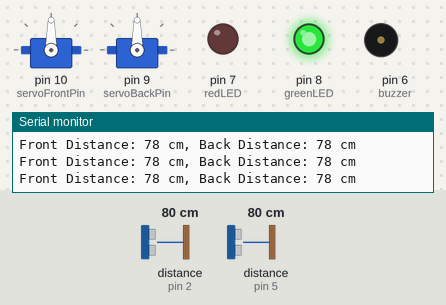
A sketch run on a simulated Arduino Uno, built with avr-gcc and run on an emulated ATmega328P. Shown: 2 × servo, output pins drawn as LEDs (lit = HIGH), buzzer (waves = sounding), the last lines printed to the serial monitor. Wiring (inferred from the names in the program): 2 × ultrasonic range finder: trigger pin 3, echo pin 2 / trigger pin 4, echo pin 5. Inputs (shaded band) come from the test bench; at power-on: distance to the obstacle (sensors on pin 2, pin 5) 80 cm. The echo pulse lasts 58.3 µs per cm; pins used as bus, display or sensor lines are not drawn.

Above: at 1.2 s.
1.3 s: distance to the obstacle (sensor on pin 2) set to 57 cm
4.3 s: distance to the obstacle (sensor on pin 2) set to 47 cm
At 5.2 s:
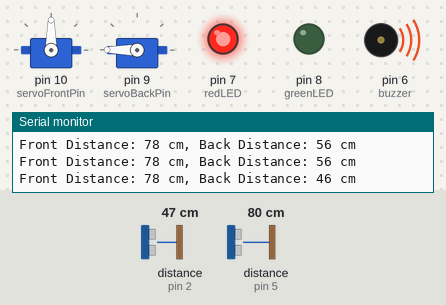
7.3 s: distance to the obstacle (sensor on pin 5) set to 57 cm
9.3 s: distance to the obstacle (sensor on pin 5) set to 49 cm
At 10.4 s:
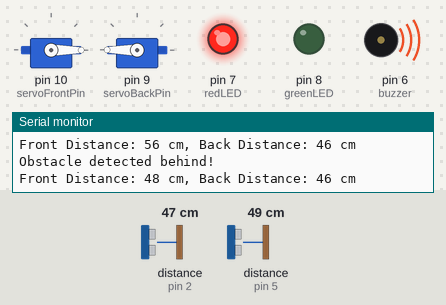
At 11.5 s:
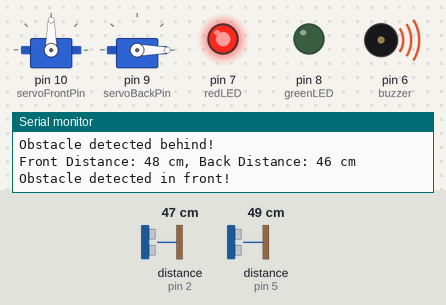
12.3 s: distance to the obstacle (sensor on pin 5) set to 60 cm
14.2 s: distance to the obstacle (sensor on pin 2) set to 250 cm
At 14.8 s:
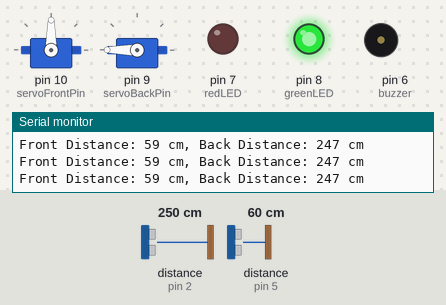
Timing chart, 0 to 16.9 s (numbered marks = the images above; inputs shaded):
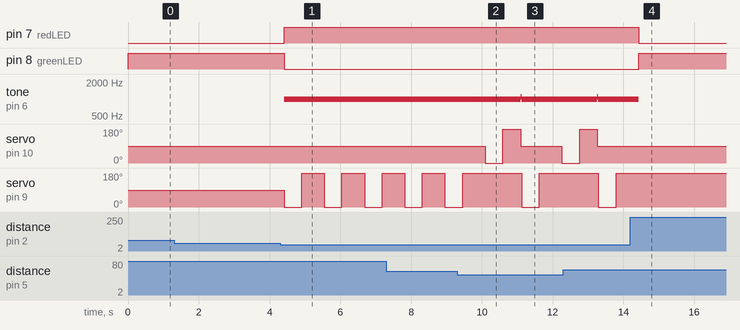

The sketch:

safeshoe_1.ino
```cpp
#include <Servo.h>
#include <SoftwareSerial.h>

// Pin Definitions
const int trigFront = 4;
const int echoFront = 5;
const int trigBack = 3;
const int echoBack = 2;
const int buzzer = 6;
const int redLED = 7;
const int greenLED = 8;
const int servoFrontPin = 10;
const int servoBackPin = 9;

// Bluetooth Module
SoftwareSerial bluetooth(11, 12); // RX, TX

// Servo Objects
Servo servoFront;
Servo servoBack;

// Variables
int frontDistance = 0;
int backDistance = 0;
int buzzerFrequency = 0;

void setup() {
  // Initialize Serial and Bluetooth
  Serial.begin(9600);
  bluetooth.begin(9600);

  // Initialize Pins
  pinMode(trigFront, OUTPUT);
  pinMode(echoFront, INPUT);
  pinMode(trigBack, OUTPUT);
  pinMode(echoBack, INPUT);
  pinMode(buzzer, OUTPUT);
  pinMode(redLED, OUTPUT);
  pinMode(greenLED, OUTPUT);

  // Attach Servos
  servoFront.attach(servoFrontPin);
  servoBack.attach(servoBackPin);

  // Set Initial Servo Positions
  servoFront.write(90); // Center position
  servoBack.write(90);  // Center position
}

// Function to measure distance using ultrasonic sensor
int getDistance(int trigPin, int echoPin) {
  digitalWrite(trigPin, LOW);
  delayMicroseconds(2);
  digitalWrite(trigPin, HIGH);
  delayMicroseconds(10);
  digitalWrite(trigPin, LOW);

  long duration = pulseIn(echoPin, HIGH);
  int distance = duration * 0.034 / 2; // Convert to cm
  return distance;
}

void loop() {
  // Measure distances
  frontDistance = getDistance(trigFront, echoFront);
  backDistance = getDistance(trigBack, echoBack);

  // Print distances to Serial Monitor
  Serial.print("Front Distance: ");
  Serial.print(frontDistance);
  Serial.print(" cm, Back Distance: ");
  Serial.print(backDistance);
  Serial.println(" cm");

  // Front Sensor Logic
  if (frontDistance <= 50) { // Obstacle within 50 cm
    servoFront.write(0);      // Turn servo to scan left
    delay(500);
    servoFront.write(180);    // Turn servo to scan right
    delay(500);
    servoFront.write(90);     // Return to center

    // Buzzer and LED Feedback
    buzzerFrequency = map(frontDistance, 0, 100, 2000, 100); // Higher frequency as obstacle gets closer
    tone(buzzer, buzzerFrequency);
    digitalWrite(redLED, HIGH);
    digitalWrite(greenLED, LOW);

    // Send Bluetooth Alert
    bluetooth.println("Obstacle detected in front!");
    Serial.println("Obstacle detected in front!"); // Serial output
  } else {
    noTone(buzzer);
    digitalWrite(redLED, LOW);
    digitalWrite(greenLED, HIGH);
  }

  // Back Sensor Logic
  if (backDistance <= 50) { // Obstacle within 50 cm
    tone(buzzer, 1000);     // Constant tone for back obstacle
    digitalWrite(redLED, HIGH);
    digitalWrite(greenLED, LOW);
    servoBack.write(0);      // Turn servo to scan left
    delay(500);
    servoBack.write(180);    // Turn servo to scan right
    delay(500);
    servoFront.write(90);

    // Send Bluetooth Alert
    bluetooth.println("Obstacle detected behind!");
    Serial.println("Obstacle detected behind!"); // Serial output
  } else {
    noTone(buzzer);
    digitalWrite(redLED, LOW);
    digitalWrite(greenLED, HIGH);
  }

  delay(100); // Small delay for stability
}
```

Measured:
- the behaviour switches between 52 and 51 cm on distance to the obstacle (sensor on pin 2) (found by bisection; images 0 and 1)
- the behaviour switches between 52 and 51 cm on distance to the obstacle (sensor on pin 5) (found by bisection; images 1 and 2)
- after the input at 4.3 s, pin 7 (redLED): LOW → HIGH after 0.11 s; pin 8 (greenLED): HIGH → LOW after 0.11 s; tone on pin 6 (buzzer): silent → 1000 Hz after 0.11 s; servo on pin 9 (servoBackPin): alternates 180° for 0.64 s and 0° for 0.50 s, starting after 0.11 s
- after the input at 9.3 s, tone on pin 6 (buzzer): 1000 Hz → 1088 Hz after 1.8 s, → 1000 Hz 0.03 s later; servo on pin 10 (servoFrontPin): 90° → 0° after 0.79 s, → 180° 0.50 s later, → 90° 0.50 s later, → 0° 1.2 s later
- after the input at 14.2 s, pin 7 (redLED): HIGH → LOW after 0.24 s; pin 8 (greenLED): LOW → HIGH after 0.24 s; tone on pin 6 (buzzer): 1000 Hz → silent after 0.24 s; servo on pin 9 (servoBackPin): stops changing and stays 180°
